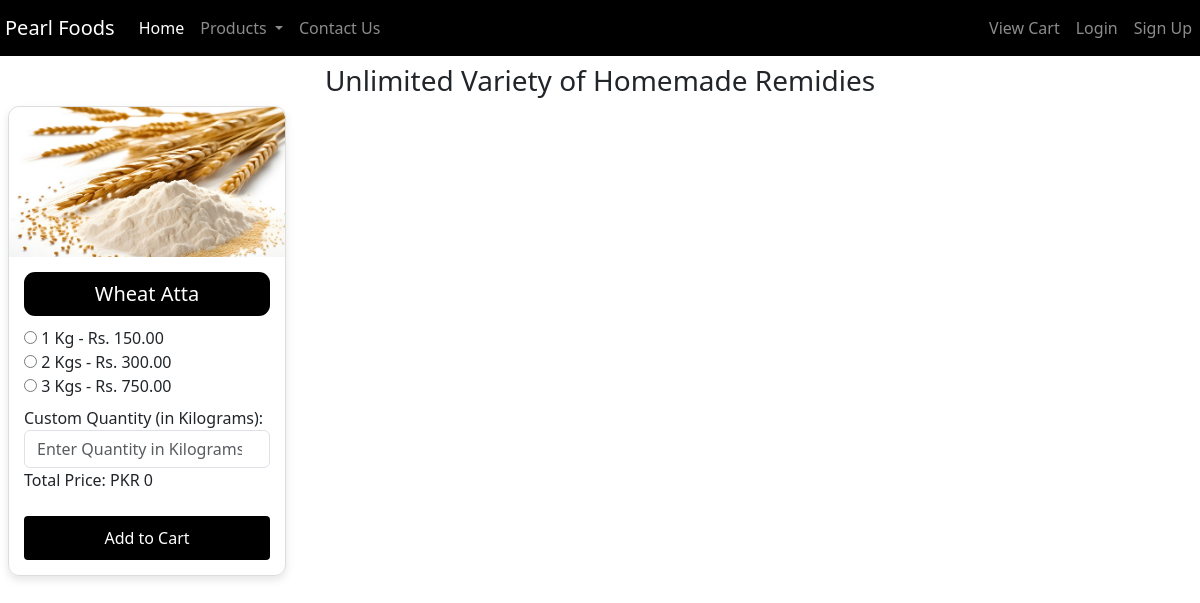
The app's page /flour_flavors/ with its own data.
### pearlfoods/models.py (models this page shows, shortened)
class Product(models.Model):
    MASALA = 'Masala'
    ATTA = 'Atta'
    HOME_REMEDIES = 'Home Remedies'
    HONEY = 'Honey'
    OIL = 'Oil'
    RECIPES = 'Recipes'
    CATEGORY_CHOICES = [
        (MASALA, 'Masala'),
        (ATTA, 'Atta'),
        (HOME_REMEDIES, 'Home Remedies'),
        (HONEY, 'Honey'),
        (OIL, 'Oil'),
        (RECIPES, 'Recipes')
    ]
    UNIT_GRAMS = 'Grams'
    UNIT_KGS = 'Kgs'
    UNIT_PACKET = 'Packet'
    UNIT_LITRE = 'mL'
    UNIT_CHOICES = [
        (UNIT_GRAMS, 'Grams'),
        (UNIT_KGS, 'Kgs'),
        (UNIT_PACKET, 'Packet'),
        (UNIT_LITRE, 'mL'),
    ]
    name = models.CharField(max_length=100)
    image = models.ImageField(upload_to='icecream_flavors/Upload')
    price_per_unit = models.DecimalField(max_digits=6, decimal_places=2)
    category = models.CharField(max_length=20, choices=CATEGORY_CHOICES, default=MASALA)
    unit = models.CharField(max_length=10, choices=UNIT_CHOICES, default=UNIT_GRAMS)  # New field for units

### pearlfoods/views.py (the view)
# urls.py: path('flour_flavors/', views.flour_flavors, name='flour_flavors'),
def flour_flavors(request):
    flavors = Product.objects.filter(category='Atta')
    for flavor in flavors:
        flavor.price_250g = flavor.price_per_unit
        flavor.price_500g = flavor.price_per_unit * 2
        flavor.price_1kg = flavor.price_per_unit * 5
    if request.method == 'POST':
        form = OrderForm(request.POST)
        if form.is_valid():
            flavor = form.cleaned_data['flavor']
            quantity = form.cleaned_data['quantity']
            return redirect('order_confirmation')
    else:
        form = OrderForm()
    return render(request, 'flour_flavors.html', {'flavors': flavors, 'form': form})

### pearlfoods/forms.py
class OrderForm(forms.Form):
    flavor = forms.CharField(widget=forms.HiddenInput())
    quantity = forms.ChoiceField(choices=[('250g', '250g'), ('500g', '500g'), ('1Kg', '1Kg')], widget=forms.Select(attrs={'class': 'form-control'}))

### templates/flour_flavors.html (shortened to what this page needs)
{% extends "base.html" %}
{% load static %}
{% block body %}
<div class="container-fluid p-2">
    <h3 class="text-center heading">Unlimited Variety of Homemade Remidies</h3>
    <div class="row">
        {% for flavor in flavors %}
        <div class="col-md-3 col-sm-6 col-lg-3 mb-4">
            <div class="icecream-card">
                <img src="{{ flavor.image.url }}" alt="{{ flavor.name }}">
                <div class="card-body">
                    <h5>{{ flavor.name }}</h5>
                    <form action="{% url 'add_to_cart' flavor.id %}" method="post" class="order-form" id="order-form-{{ flavor.id }}">
                        <div>
                            <label>
                                <input type="radio" name="quantity" value="1"> 1 Kg - Rs. {{ flavor.price_250g }}
                            </label>
                        </div>
                        <div>
                            <label>
                                <input type="radio" name="quantity" value="2"> 2 Kgs - Rs. {{ flavor.price_500g }}
                            </label>
                        </div>
                        <div>
                            <label>
                                <input type="radio" name="quantity" value="3"> 3 Kgs - Rs. {{ flavor.price_1kg }}
                            </label>
                        </div>
                        <div class="mt-2">
                            <label for="custom_quantity">Custom Quantity (in Kilograms):</label>
                            <input type="number" name="custom_quantity" id="custom_quantity-{{ flavor.id }}" min="1" placeholder="Enter Quantity in Kilograms" class="form-control" oninput="calculateTotalPrice({{ flavor.price_per_unit }}, {{ flavor.id }})">
                        </div>
                        <p>Total Price: PKR <span id="total_price-{{ flavor.id }}">0</span></p>
                        <div class="text-center">
                            <button type="submit" class="btn btn-primary mt-2" onclick="return validateForm()">Add to Cart</button>
                        </div>
                    </form>
                </div>
            </div>
        </div>
        {% endfor %}
    </div>
</div>
{% endblock body %}

### templates/flour_flavors.html (style rules this page uses)
.btn-primary { width: 100%; padding: 10px; background-color: black; color: white; border: none; border-radius: 4px; cursor: pointer; }
.icecream-card { border: 1px solid #ddd; border-radius: 11px; margin-bottom: 20px; overflow: hidden; box-shadow: 0 4px 8px rgba(0, 0, 0, 0.1); transition: transform 0.2s ease; }
.icecream-card img { width: 100%; height: 150px; border-top-left-radius: 11px; border-top-right-radius: 11px; object-fit: cover; }
.icecream-card .card-body { padding: 15px; }
.icecream-card h5 { background: black; color: white; padding: 10px; text-align: center; border-radius: 11px; margin-bottom: 10px; }
.order-form { margin-top: 10px; }
.container-fluid { max-width: 1200px; margin: auto; }

### records on screen
Product: image (picture), name "Wheat Atta", price_250g "150.00", price_500g "300.00", price_1kg "750.00"
